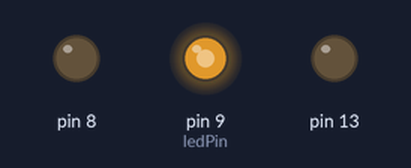
Simulated run of this sketch. Board: Arduino Uno, built with avr-gcc and run on an emulated ATmega328P. Shown: output pins drawn as LEDs (lit = HIGH). Random numbers use the default seed unless the sketch sets one.

Above: at 0.64 s.
At 10.82 s:
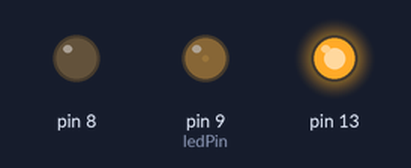
At 20.64 s:
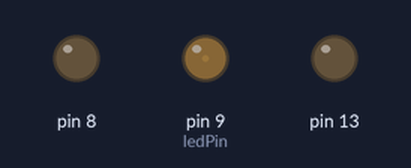
At 38.62 s:
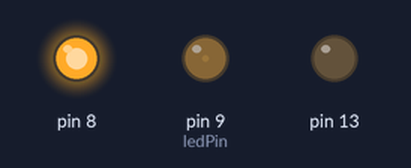
Timing chart, 0 to 40.0 s (numbered marks = the images above):
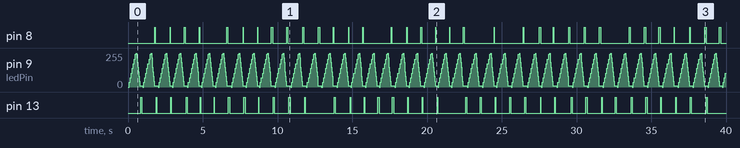

The sketch:

Blink_William_Selviz.ino
```cpp
  int ledPin = 9;
void setup() {
  // put your setup code here, to run once:

  pinMode(13, OUTPUT);
  pinMode(8, OUTPUT);

}

void loop() {
  // put your main code here, to run repeatedly:


  // Pin 9 Fade In
  for (int fadeValue = 0 ; fadeValue <= 255; fadeValue += 35) {
    // sets the value (range from 0 to 255):
    analogWrite(ledPin, fadeValue);
    // wait for 70 milliseconds
    delay(70);
  }
      // fade out from max to min in increments of 5 points:
  for (int fadeValue = 255 ; fadeValue >= 0; fadeValue -= 35) {
    // sets the value (range from 0 to 255):
    analogWrite(ledPin, fadeValue);
    // wait for 30 milliseconds to see the dimming effect
    delay(30);
  }


//Pin 8 Light Random Value
    digitalWrite(8, HIGH);
    delay(random(0,100));
    digitalWrite(8, LOW);
    delay(random(0,100));


//Pin 13 Light ON/OFF
    digitalWrite(13, HIGH);
    delay(random(0,100));
    digitalWrite(13, LOW);
    delay(random(0,100));


  }
```
